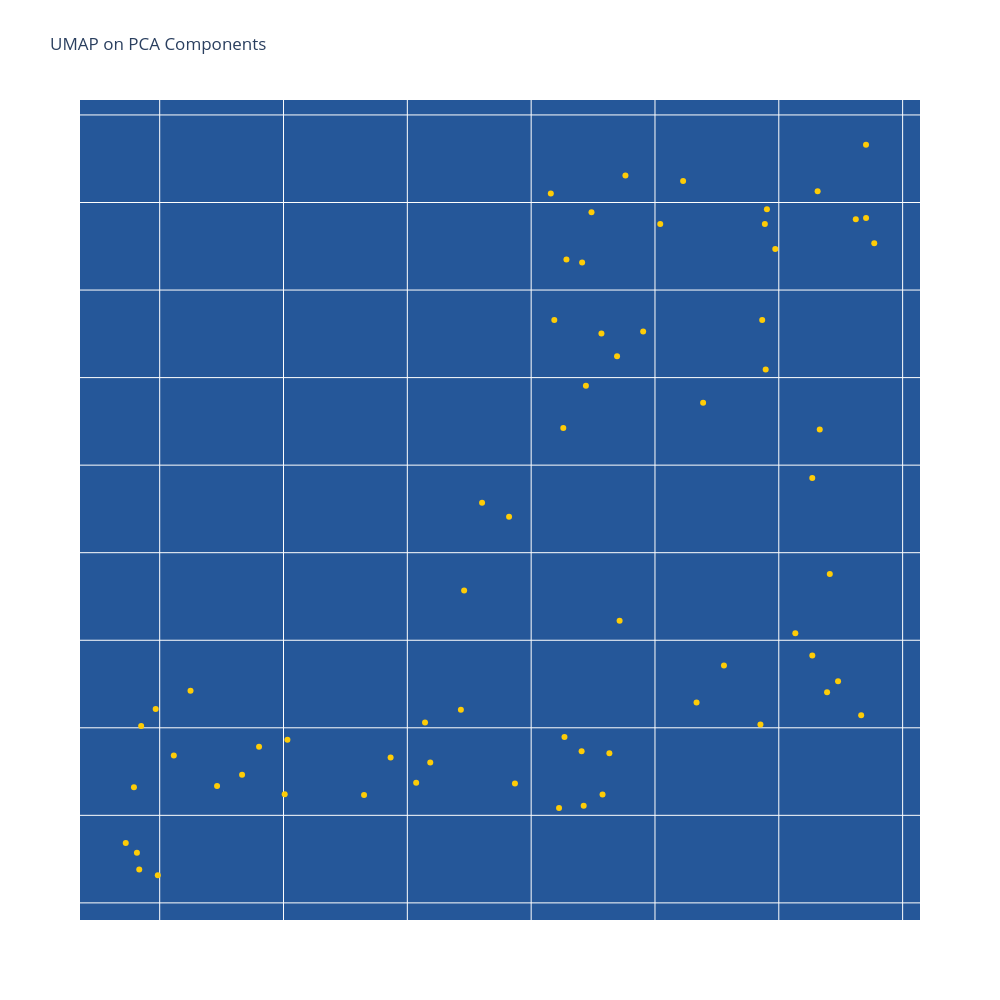

Source (notebook cell):
### Markdown cell above
# UMAP with PCA components
UMAP takes into account different dimensions and represnts the information in 2D. If you want smaller and more refined clusters, then use more components. But the starting number of components is usually based on the elbow plot.

### Code cell
# Run UMAP with PCA components
#pca_result = PCA().fit_transform(feature_matrix)
num_components = int(input('Enter the number of PCA components to use for UMAP after looking at the iteration and elbow plot: '))
pca_reduced_features = pca_result[:, :num_components]
umap_result = UMAP(random_state=123).fit_transform(pca_reduced_features)
umap_df_pca = pd.DataFrame(umap_result, columns=["V1", "V2"])
umap_df_pca['Faculty_Full_Name'] = raw_data['Faculty_Full_Name']
umap_df_pca = umap_df_pca.merge(top_mesh_terms_df, on='Faculty_Full_Name', how='left')
fig = px.scatter(umap_df_pca, x="V1", y="V2", title="UMAP on PCA Components", hover_name="Faculty_Full_Name",
                 hover_data={"V1": False, "V2": False,
                             'Top_Mesh_Terms': True},
                 width=1000, height=1000, color_discrete_sequence=['#fecc07'])
fig_show(fig)

### Figure 1 — Plotly figure (JSON) as saved in the notebook; plotly's stock layout.template omitted (floating-point values rounded to 4 significant figures; data arrays with more than 128 entries replaced by an {"elided": "..."} marker saying what was removed)
{"data": [{"customdata": {"elided": "66 rows, 286 str values in total"}, "hovertemplate": "<b>%{hovertext}</b><br><br>Top_Mesh_Terms=%{customdata[0]}<extra></extra>", "hovertext": ["Acharya, Munjal Mahendra", "Calof, Anne L", "Chen, Lulu Y", "Diaz Alonso, Javier", "Ewell, Laura Ann", "Gall, Christine M", "Hunt, Robert Francis", "Igarashi, Kei", "Lyon, David Christian", "Piomelli, Daniele", "Reinkensmeyer, David J", "Steward, Oswald", "Watanabe Kuwata, Momoko", "Xu, Xiangmin", "Buisson, Remi", "Dai, Xing", "Donovan, Peter J", "Jang, Cholsoon", "Kaiser, Peter", "Kessenbrock, Kai", "Li, Wei", "Liu, Haoping", "Marazzi, Ivan", "Masri, Selma", "Ng, Stanley Wai Kwong", "Qiao, Feng", "Sandmeyer, Suzanne B", "Seldin, Marcus Michael", "Steele, Robert E", "Yokomori, Kyoko", "Baker, Nicholas Edward", "Barbour, Alan G", "Borrelli, Emilia", "Burke, Thomas P", "Byun, Minji", "Goldin, Alan L", "Hertel, Klemens J", "James, Anthony A", "Koyuncu, Orkide", "Marsden, Matthew D", "Mcclelland, Michael", "Semler, Bert L", "Shi, Yongsheng", "Tan, Ming", "Abbott, Geoffrey Winston", "Beier, Kevin T", "Cahalan, Michael", "Davies, David Huw", "Eguchi, Asuka", "Felgner, Philip", "Hicks, Michael Ryan", "Holmes, Todd C", "Huang, Lan", "Jin, Rongsheng", "Jusiak, Barbara", "Kiser, Philip", "Lawson, Devon A", "Marangoni, Francesco", "Othy, Shivashankar", "Pathak, Medha", "Skowronska-Krawczyk, Dorota", "Tombola, Francesco", "Villalta, Sergio Armando", "Wagar, Lisa", "Yu, Alvin", "Monuki, Edwin"], "legendgroup": "", "marker": {"color": "#fecc07", "symbol": "circle"}, "mode": "markers", "name": "", "orientation": "v", "showlegend": false, "type": "scatter", "x": [0.8503, 6.665, 1.249, 0.8161, 0.792, 0.835, 0.9846, 0.7259, 3.459, 2.031, 3.822, 1.665, 5.227, 2.01, 5.866, 6.133, 6.704, 4.694, 5.904, 6.331, 4.442, 4.568, 6.412, 5.894, 4.487, 6.771, 4.632, 5.389, 5.852, 6.705, 4.576, 3.869, 3.185, 4.407, 6.478, 4.424, 6.314, 6.27, 1.463, 3.604, 5.336, 2.865, 4.714, 5.557, 4.225, 1.114, 1.802, 4.412, 4.269, 4.187, 6.622, 0.9677, 5.042, 4.904, 6.39, 4.259, 4.285, 5.971, 3.143, 2.65, 5.887, 4.159, 6.27, 4.761, 3.432, 3.071], "xaxis": "x", "y": [6.011, 6.071, 6.211, 5.286, 5.66, 5.191, 5.158, 5.342, 6.784, 5.932, 7.205, 5.731, 9.123, 5.62, 8.329, 6.54, 9.33, 8.122, 8.961, 7.704, 7.954, 8.252, 6.878, 8.046, 8.944, 8.767, 5.855, 7.857, 6.018, 8.912, 5.619, 5.682, 5.802, 5.867, 6.267, 5.555, 9.064, 6.412, 5.668, 7.285, 6.144, 5.83, 6.611, 6.355, 5.542, 5.842, 5.892, 8.658, 5.948, 8.329, 8.905, 6.107, 8.877, 8.263, 6.203, 7.712, 8.675, 8.734, 6.03, 5.616, 8.877, 9.052, 7.427, 9.155, 6.102, 5.686], "yaxis": "y"}], "layout": {"height": 1000, "legend": {"tracegroupgap": 0}, "plot_bgcolor": "#255799", "title": {"text": "UMAP on PCA Components"}, "width": 1000, "xaxis": {"anchor": "y", "domain": [0, 1], "showticklabels": false, "title": {"text": ""}}, "yaxis": {"anchor": "x", "domain": [0, 1], "showticklabels": false, "title": {"text": ""}}}}
